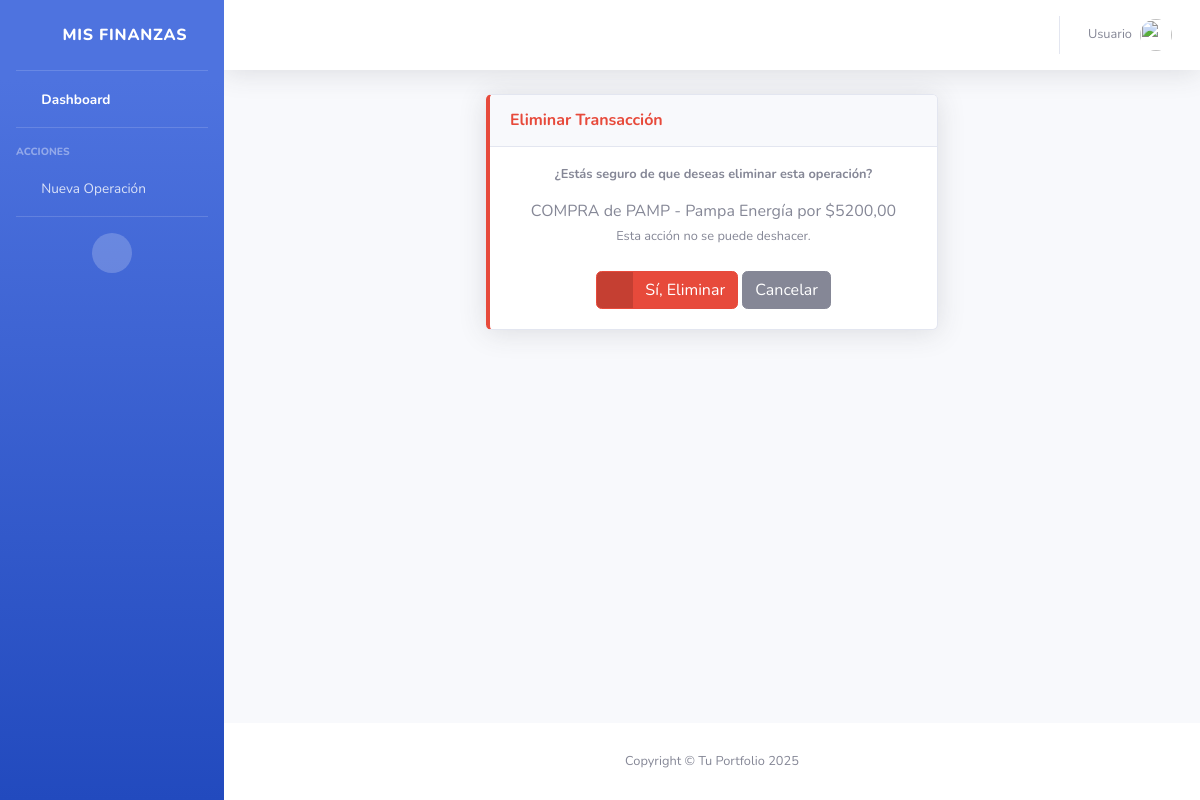
Page /eliminar/2/ on the committed database.
### inversiones/models.py (models this page shows, shortened)
class Transaccion(models.Model):
    TIPO_CHOICES = [('COMPRA', 'Compra'), ('VENTA', 'Venta')]
    activo = models.ForeignKey(Activo, on_delete=models.CASCADE)
    cuenta = models.ForeignKey(Cuenta, on_delete=models.SET_NULL, null=True)
    tipo = models.CharField(max_length=6, choices=TIPO_CHOICES)
    cantidad = models.DecimalField(max_digits=10, decimal_places=5)
    precio = models.DecimalField(max_digits=10, decimal_places=2)
    fecha = models.DateTimeField(auto_now_add=True)

class Activo(models.Model):
    simbolo = models.CharField(max_length=10) # Ej: BTC
    nombre = models.CharField(max_length=100)
    categoria = models.ForeignKey(Categoria, on_delete=models.CASCADE)
    def __str__(self):
        return f"{self.simbolo} - {self.nombre}"

### inversiones/views.py (the view)
# urls.py: path('eliminar/<int:pk>/', TransaccionDeleteView.as_view(), name='eliminar_operacion'),
class TransaccionDeleteView(DeleteView):
    model = Transaccion
    template_name = 'inversiones/eliminar_operacion.html'
    success_url = reverse_lazy('home')

### inversiones/templates/inversiones/eliminar_operacion.html (shortened to what this page needs)
{% extends 'inversiones/index.html' %}
{% block content %}
<div class="container-fluid">
    <div class="row justify-content-center">
        <div class="col-lg-6">
            <div class="card shadow mb-4 border-left-danger">
                <div class="card-header py-3">
                    <h6 class="m-0 font-weight-bold text-danger">Eliminar Transacción</h6>
                </div>
                <div class="card-body text-center">
                    <h4 class="small font-weight-bold mb-3">¿Estás seguro de que deseas eliminar esta operación?</h4>
                    <p class="mb-4">
                        {{ object.tipo }} de {{ object.activo }} por ${{ object.precio }}<br>
                        <small class="text-muted">Esta acción no se puede deshacer.</small>
                    </p>
                    <form method="post">
                        <button type="submit" class="btn btn-danger btn-icon-split">
                            <span class="icon text-white-50"><i class="fas fa-trash"></i></span>
                            <span class="text">Sí, Eliminar</span>
                        </button>
                        <a href="{% url 'home' %}" class="btn btn-secondary btn-icon-split">
                            <span class="text">Cancelar</span>
                        </a>
                    </form>
                </div>
            </div>
        </div>
    </div>
</div>
{% endblock %}

### rows in the picture
Transaccion: tipo "COMPRA", activo "PAMP - Pampa Energía", precio "5200,00"
